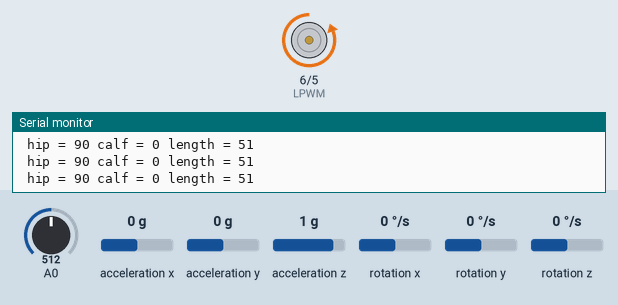
This sketch was run on a simulated Arduino Uno, built with avr-gcc and run on an emulated ATmega328P. Parts: motor-driver pin pairs drawn as motors (green arrow = first pin HIGH = forward, orange = second pin HIGH = backward, longer = more drive), the last lines printed to the serial monitor. Inputs (shaded band) come from the test bench; at power-on: acceleration z 1 g, A0 = 512, acceleration x 0 g, acceleration y 0 g, rotation x 0 °/s, rotation y 0 °/s, rotation z 0 °/s.

Above: at 1.2 s.
1.3 s: acceleration z set to 0.1 g
2.8 s: acceleration z set to -0.2 g
At 3.3 s:
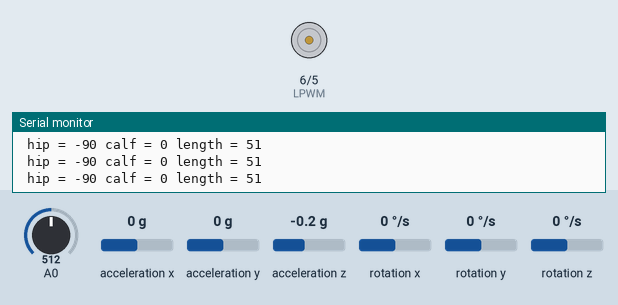
4.3 s: A0 set to 488
5.8 s: A0 set to 461
At 6.3 s:
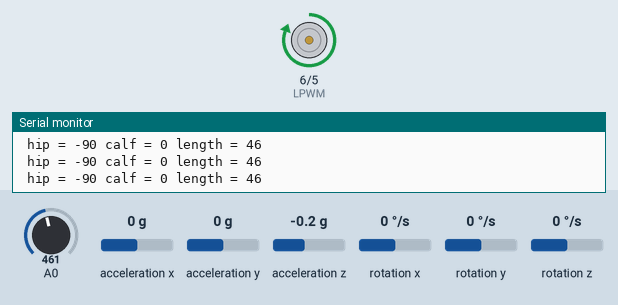
7.3 s: A0 set to 716
At 8.3 s:
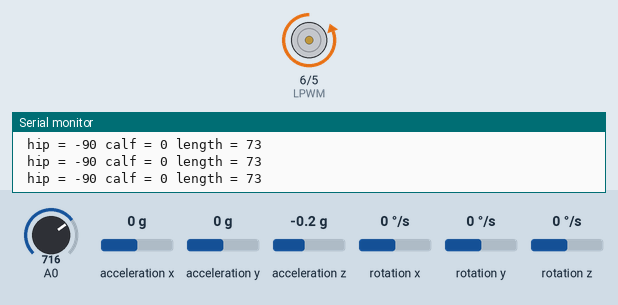
8.8 s: A0 set to 545
10.3 s: A0 set to 518
At 11.5 s:
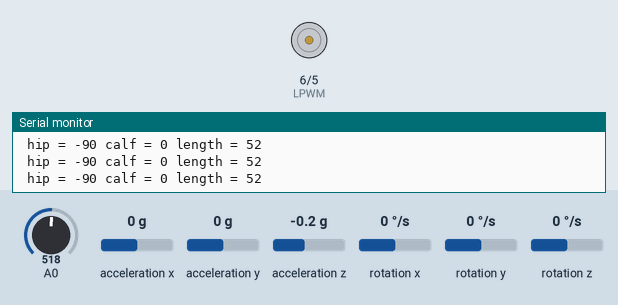
Timing chart, 0 to 12.8 s (numbered marks = the images above; inputs shaded):
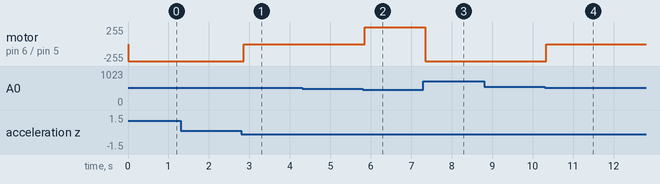

Measured:
- the behaviour switches between 0 and -0.1 g on acceleration z (found by bisection; images 0 and 1)
- the behaviour switches between 471 and 470 on A0 (found by bisection; images 1 and 2)
- the behaviour switches between 536 and 535 on A0 (found by bisection; images 3 and 4)
- after the input at 2.8 s, motor on pin 6 (LPWM) / pin 5 (RPWM): backward 255/255 → stopped after 0.06 s
- after the input at 5.8 s, motor on pin 6 (LPWM) / pin 5 (RPWM): stopped → forward 255/255 after 0.05 s
- after the input at 7.3 s, motor on pin 6 (LPWM) / pin 5 (RPWM): forward 255/255 → backward 255/255 at once
- after the input at 10.3 s, motor on pin 6 (LPWM) / pin 5 (RPWM): backward 255/255 → stopped at once

The sketch:

2mpu6050_with_accel_readings.ino
```cpp
#include <Wire.h>
#include <MPU6050.h>
#include <ResponsiveAnalogRead.h>


#define MPU1_ADDR 0x68 // Address of IMU with AD0 pin connected to LOW ie GND
#define MPU2_ADDR 0x69 // Address of IMU with AD0 pin connected to HIGH ie 5V
MPU6050 mpu1;
MPU6050 mpu2;

#define RPWM 5
#define LPWM 6
#define STROKE_LENGTH      100    // PLEASE UPDATE THIS VALUE (in millimeter) [4in actuator has max 100mm length]
#define POTENTIOMETER_MAX  962   // PLEASE UPDATE THIS VALUE [from maxing out the 4in]
#define POTENTIOMETER_MIN  34   // PLEASE UPDATE THIS VALUE [from bottoming out the 4in]
int actual_location = 0;                   // Current position
int deadband =  3;                         // Tolerance for position
int pos1 = 0;                          // Position feedback value

// Potentiometer Readings
const int FBA1 = A0;
// const int FBA2 = A1;
ResponsiveAnalogRead analogOne(FBA1, true);

void setup()
{
  Serial.begin(115200);

  if (!mpu1.begin(MPU1_ADDR)) {
        Serial.println("Failed to find MPU6050 sensor 1");
        while (1);
    }
    Serial.println("MPU6050 sensor 1 found!");

    // Initialize the second MPU6050 sensor
    if (!mpu2.begin(MPU2_ADDR)) {
        Serial.println("Failed to find MPU6050 sensor 2");
        while (1);
    }
    Serial.println("MPU6050 sensor 2 found!");
}

void loop()
{
  // Read normalized values
  Vector normAccel1 = mpu1.readNormalizeAccel();
  Vector normAccel2 = mpu2.readNormalizeAccel();

  // Calculate Pitch & Roll
  int hip = -((atan2(normAccel1.YAxis, normAccel1.ZAxis)*180.0)/M_PI) + 90; //subtract 90 since the sensor is at 90 degrees at vertical
  int roll2 = -((atan2(normAccel2.YAxis, normAccel2.ZAxis)*180.0)/M_PI) + 90;
  int calf = hip - roll2; // calf angle in relation to the thigh. need to adjust if the angle of the sensor is the opposite dir


  // Output
  Serial.print(" hip = ");
  Serial.print(hip);
  Serial.print(" calf = ");
  Serial.print(calf);
  Serial.print(" length = ");
  Serial.print(actual_location);
  Serial.println();

  // initiate the moving sequence once the leg is raised
  if ((hip >= 30) && (calf < 65)){
    pos(0); // retract leg
  }
  else{
    pos(50); //reposition leg

  }

  delay(10);
  estop();
}


void pos(int command){ // position controller
  control();
  if ((actual_location <= command + deadband) && (actual_location >= command - deadband)){      //if actual is close to commanded position, do nothing
      analogWrite(RPWM, 0);
      analogWrite(LPWM, 0);
    }

    if (actual_location > command + deadband){         //if too far out, retract
      analogWrite(RPWM, 255);
      analogWrite(LPWM, 0);
    }

    if (actual_location < command - deadband){         //if too far in, extend
      analogWrite(RPWM, 0);
      analogWrite(LPWM, 255);
    }
  delay(50);
}

void estop(){ // position controller
  control();
    if (actual_location > 53){         //if too far out, retract
      analogWrite(RPWM, 255);
      analogWrite(LPWM, 0);
    }
}

void control() // position update in mm
{
  analogOne.update();
  pos1 = analogOne.getValue();                  //read the actual position from the actuator potentiometer
  actual_location = map(pos1, POTENTIOMETER_MIN, POTENTIOMETER_MAX, 0, STROKE_LENGTH);  //map(value, fromLow, fromHigh, toLow, toHigh)
}
```
